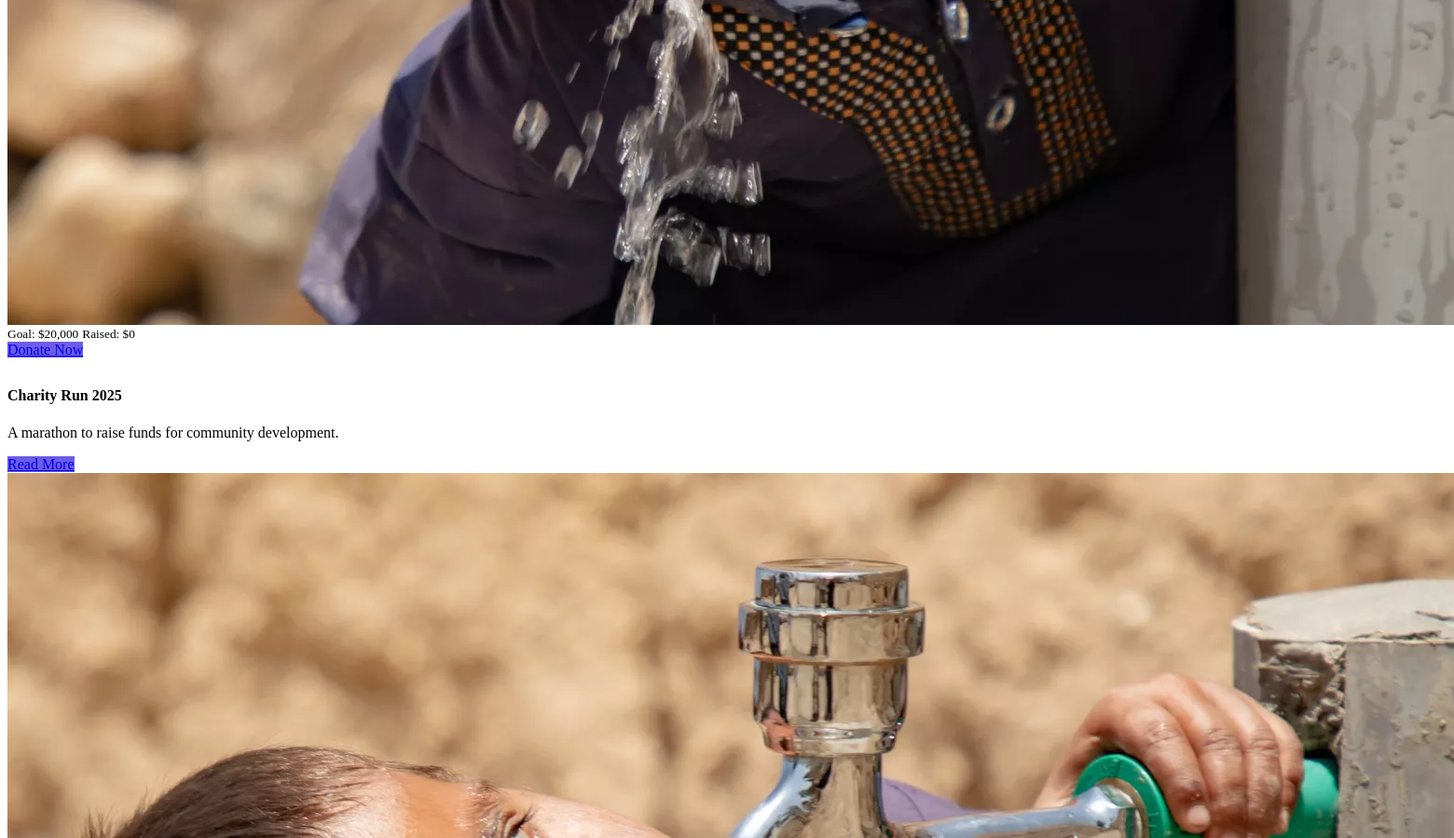
/pages/portal/causes.php (middle part), run on an earlier commit of the app's database.
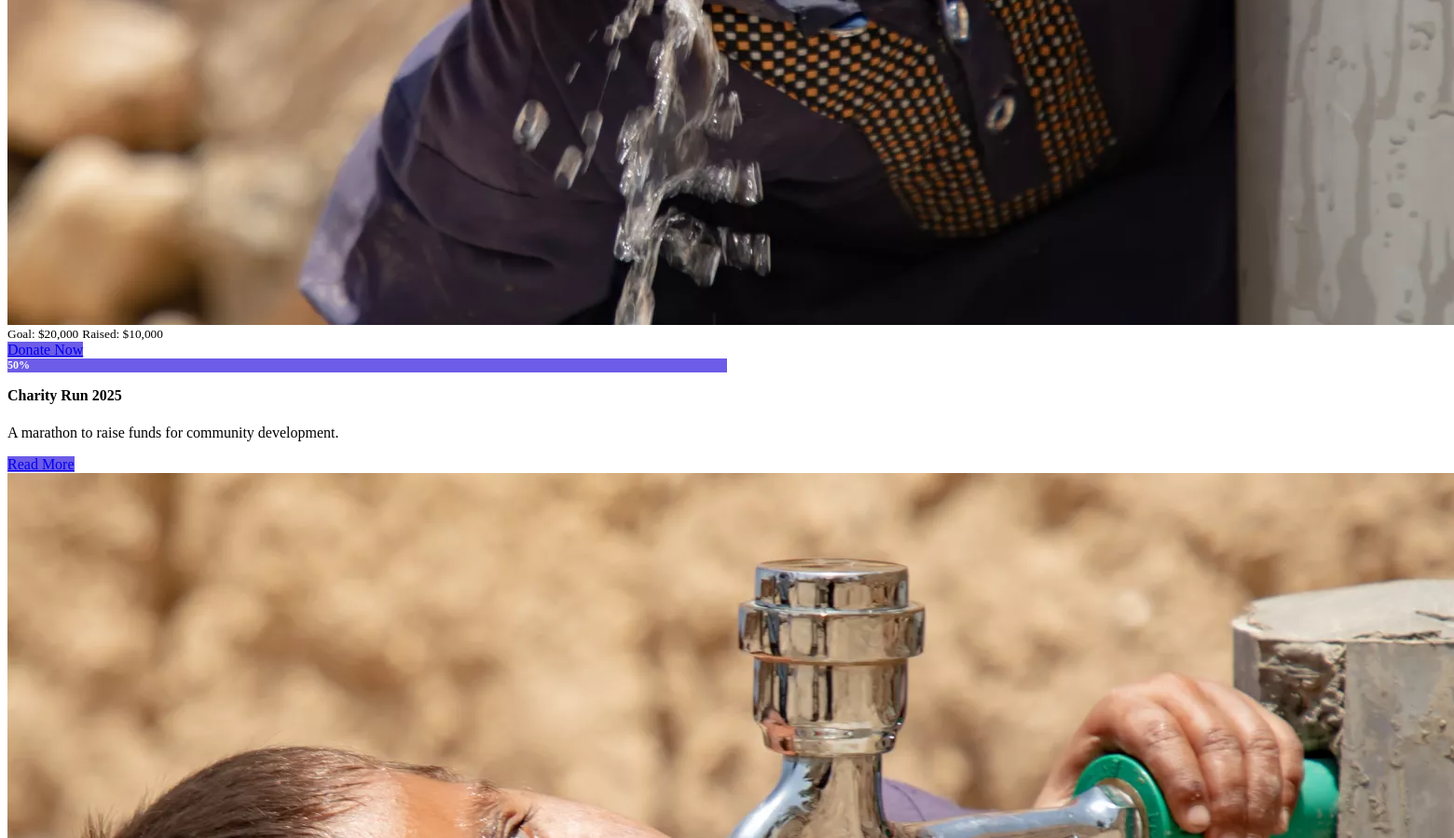
And on a later commit of the database.
### tables this page shows
CREATE TABLE `campaigns` (
  `id` int(11) NOT NULL,
  `name` varchar(255) NOT NULL,
  `descriptions` varchar(400) NOT NULL,
  `goal_amount` int(11) DEFAULT NULL,
  `total_raised` int(11) NOT NULL,
  `start_date` timestamp NOT NULL DEFAULT current_timestamp() ON UPDATE current_timestamp(),
  `end_date` date DEFAULT NULL,
  `status` enum('Active','Inactive') NOT NULL DEFAULT 'Active',
  `event_id` int(11) DEFAULT NULL,
  `file_path` varchar(255) NOT NULL
);

### pages/portal/causes.php (the view, shortened to what this page needs)
<?php
include("config.php");
?>
<div class="container-fluid causes">
    <div class="container py-5">
        <div class="row g-2">
            <?php
            $sql = "SELECT * FROM campaigns WHERE status = 'Active'";
            $result = $dms->query($sql);
            if ($result->num_rows > 0) {
                while ($row = $result->fetch_assoc()) {
                    $goal = $row["goal_amount"];
                    $raised = $row["total_raised"];
                    $progress_percent = ($goal > 0) ? ($raised / $goal) * 100 : 0;
                    $progress_percent = min($progress_percent, 100);
                    $is_completed = ($progress_percent >= 100);
            ?>
            <div class="col-lg-3 col-md-6">
                <div class="causes-item">
                    <div class="causes-img">
                        <img src="<?= htmlspecialchars($row["file_path"]) ?>" class="img-fluid w-100" alt="Cause Image">
                        <div class="causes-link pb-2 px-3">
                            <small class="text-dark"><i class="fas fa-chart-bar text-custom me-2"></i>Goal: $<?= number_format($goal) ?></small>
                            <small class="text-dark"><i class="fa fa-thumbs-up text-custom me-2"></i>Raised: $<?= number_format($raised) ?></small>
                        </div>
                        <div class="causes-dination p-2">
                            <a class="btn-hover-bg btn btn-custom <?= $is_completed ? 'completed' : 'active' ?>"
                               href="<?= $is_completed ? '#' : 'donate.php?id=' . $row['id'] ?>">
                               <?= $is_completed ? 'Completed' : 'Donate Now' ?>
                            </a>
                        </div>
                    </div>
                    <div class="progress">
                        <div class="progress-bar <?= $is_completed ? 'completed' : 'active' ?>" role="progressbar"
                             style="width: <?= $progress_percent ?>%"
                             aria-valuenow="<?= round($progress_percent) ?>"
                             aria-valuemin="0"
                             aria-valuemax="100">
                            <span><?= round($progress_percent) ?>%</span>
                        </div>
                    </div>
                    <div class="causes-content p-4">
                        <h4 class="mb-3"><?= htmlspecialchars($row["name"]) ?></h4>
                        <p class="mb-4"><?= htmlspecialchars($row["descriptions"]) ?></p>
                        <a class="btn-hover-bg btn btn-custom <?= $is_completed ? 'completed' : 'active' ?>"
                           href="<?= $is_completed ? '#' : '#' ?>">
                           <?= $is_completed ? 'Completed' : 'Read More' ?>
                        </a>
                    </div>
                </div>
            </div>
            <?php
                }
            } else {
                echo "<p>No active campaigns found.</p>";
            }
            ?>
        </div>
    </div>
</div>

What changed in the data, as far as the page shows it:
changed campaigns "Charity Run 2025": total_raised "0" → "10,000"; progress_percent (not shown) → "50"
